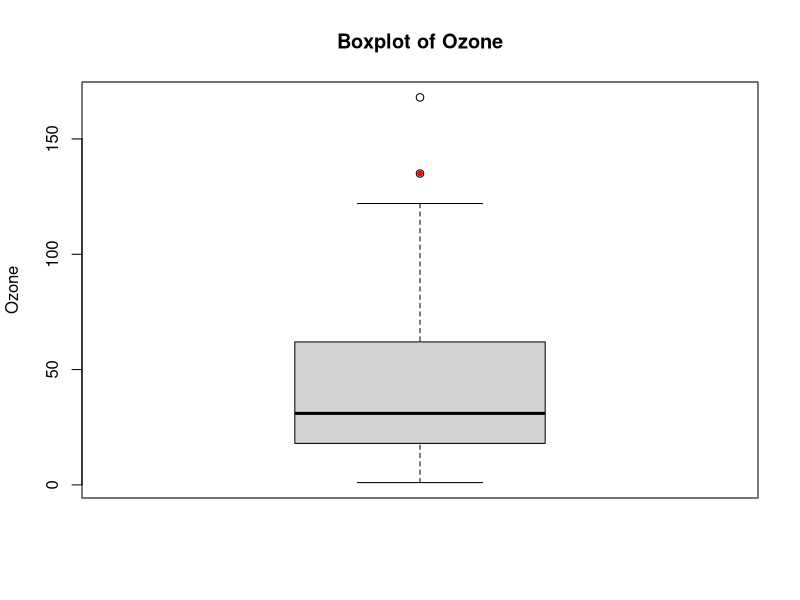
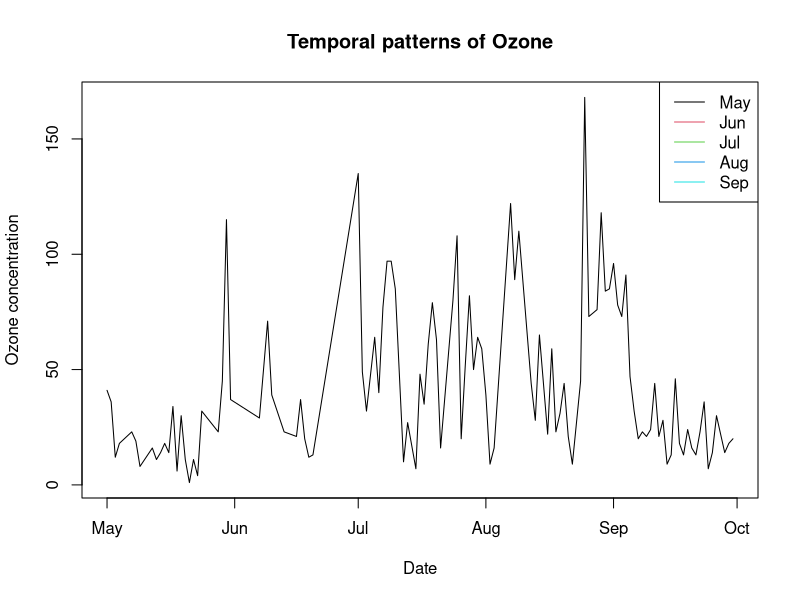
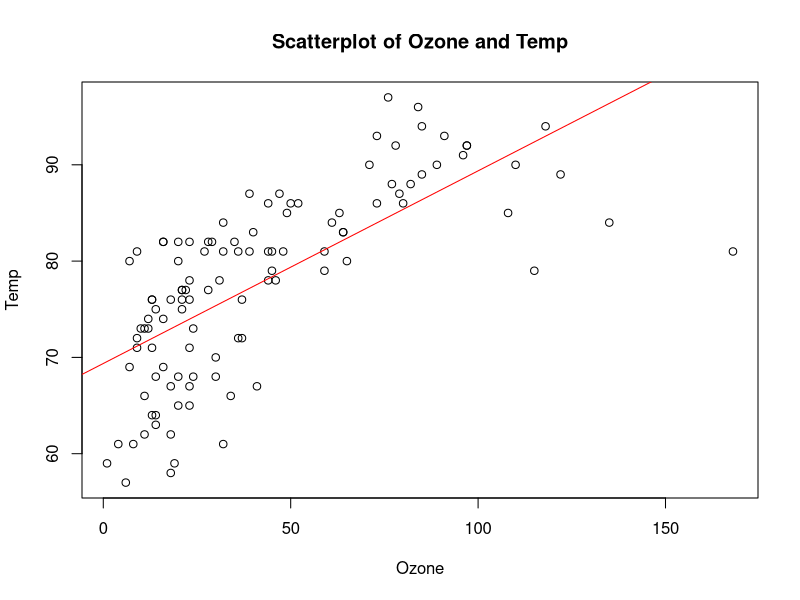

Generate these figures, in order, with R:
## ---- chunk 1
library(dplyr)
library(tidyverse)
library(ggplot2)
## ---- chunk 2
# Data
 
datasets::airquality
show(airquality)
airquality <- airquality

# Showing Outliers


# Remove the missing values (NA)
airquality <- na.omit(airquality)

# Identify outliers using the boxplot
outliers <- boxplot(airquality$Ozone, plot = FALSE)$out

# Create a boxplot of the Ozone variable
boxplot(airquality$Ozone, main = "Boxplot of Ozone", ylab = "Ozone")

# Add red points to the boxplot to show the outliers
points(outliers, col = "red", pch = 20)

# Print the identified outliers
cat("The identified outliers are: ", outliers)
## ---- chunk 3
# Showing Temporal patterns


## Convert Month and Day to numeric values
airquality$Month <- as.numeric(airquality$Month)
airquality$Day <- as.numeric(airquality$Day)

## Remove rows with missing values in the Ozone column
airquality <- airquality[!is.na(airquality$Ozone),]

## Create a time series plot for the Ozone variable
plot(airquality$Ozone ~ as.Date(paste("1973", airquality$Month, airquality$Day, sep="-")),
     type="l", xlab="Date", ylab="Ozone concentration", main="Temporal patterns of Ozone")

## Add a legend for the months
month_labels <- month.abb[5:9]
legend("topright", legend=month_labels, lty=1, col=1:length(month_labels))
## ---- chunk 4
# scatterplot of correlations


## Remove rows with missing values in the Ozone and Temp columns
airquality_correlation <- airquality[complete.cases(airquality[, c("Ozone", "Temp")]),]


plot(airquality_correlation$Ozone, airquality_correlation$Temp, 
     xlab="Ozone", ylab="Temp", 
     main="Scatterplot of Ozone and Temp")

## Add a regression line to the scatterplot
abline(lm(airquality_correlation$Temp ~ airquality_correlation$Ozone), col="red")

## Calculate the correlation between Ozone and Temp variables
correlation <- cor(airquality_correlation$Ozone, airquality_correlation$Temp)

## ---- chunk 5
# Statistical Metrics

# Correlation

## Remove the non-numeric columns
airquality_numeric_corr <- airquality[, c(1:4)]

## Calculate the correlation matrix
cor_matrix <- cor(airquality_numeric_corr)

## Print the correlation matrix
print(cor_matrix)

## ---- chunk 6

## Remove the non-numeric columns
airquality_numeric_mean <- airquality[, c(1:4)]

## Calculate the mean for each variable
mean_values <- apply(airquality_numeric_mean, 2, mean)

## Print the mean values
print(mean_values)
## ---- chunk 7
# Standard deviation

## Remove the non-numeric columns
airquality_numeric_SD <- airquality[, c(1:4)]

## Calculate the standard deviation for each variable
sd_values <- apply(airquality_numeric_SD, 2, sd)

## Print the standard deviation values
print(sd_values)


